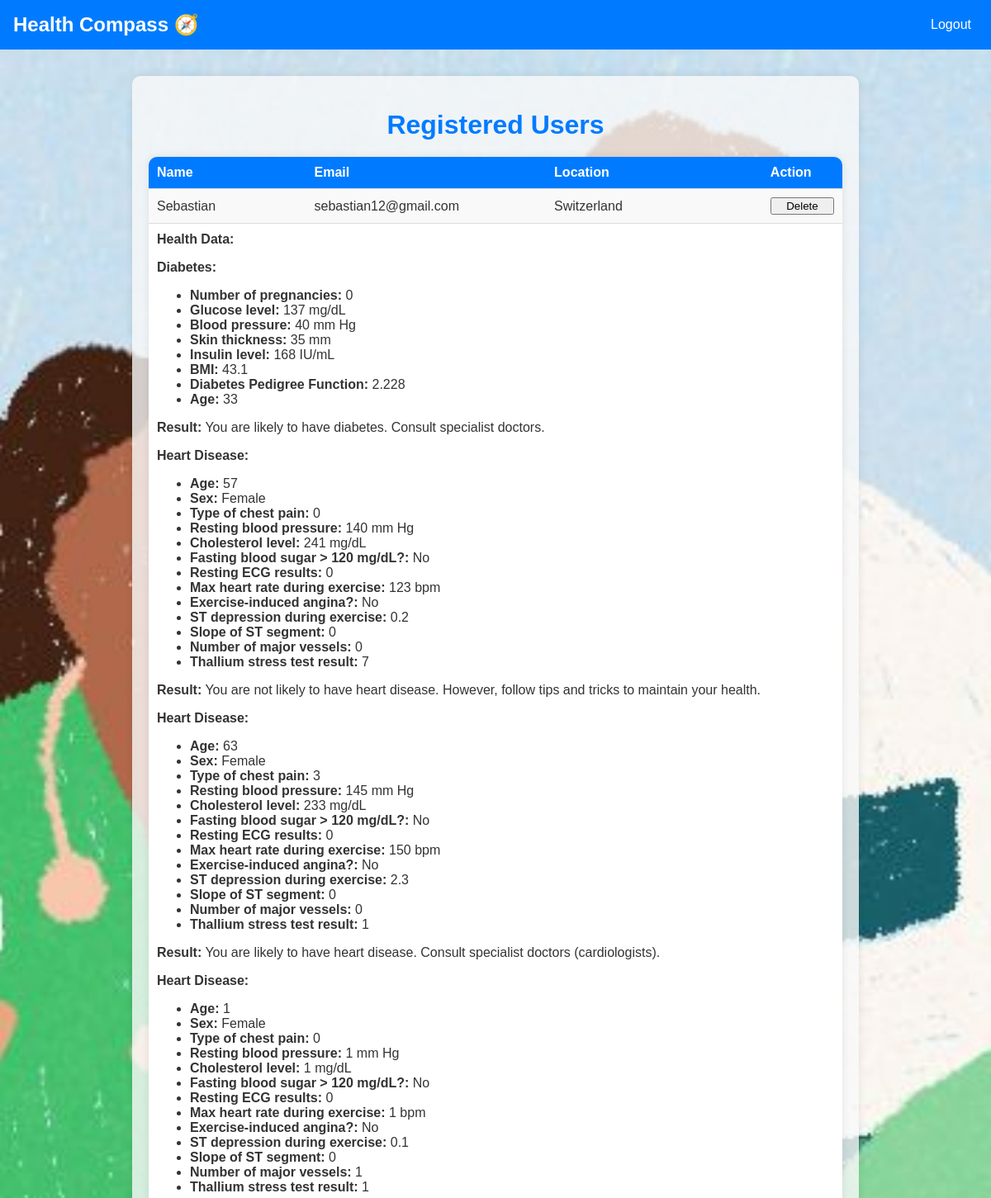
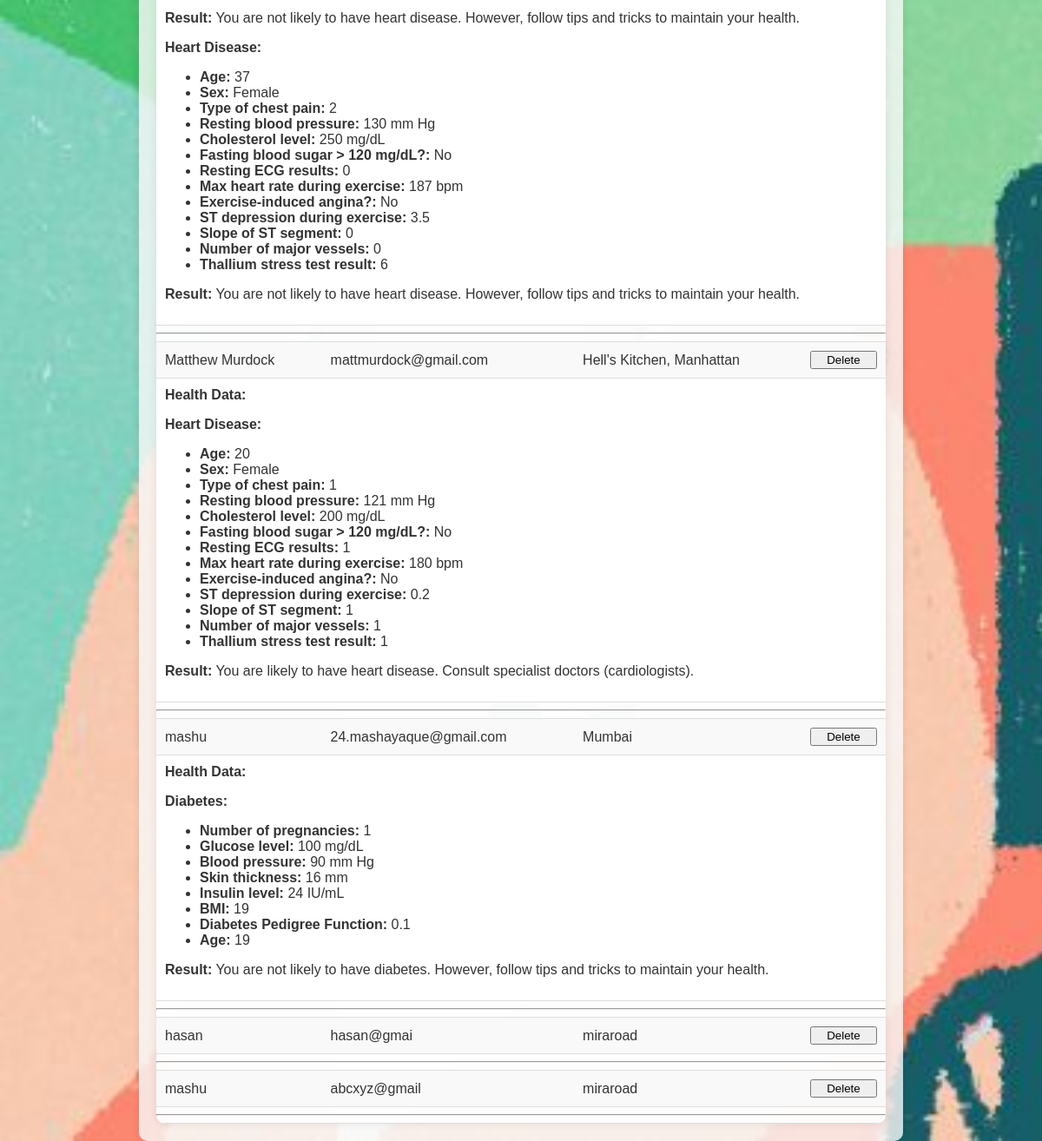
Page /admin (signed in) on the committed database (2 pictures, top to bottom).
### tables this page shows
CREATE TABLE users (
        id INTEGER PRIMARY KEY AUTOINCREMENT,
        name TEXT NOT NULL,
        age INTEGER,
        gender TEXT,
        mail TEXT UNIQUE NOT NULL,
        location TEXT,
        password TEXT NOT NULL
    );

CREATE TABLE health_data (
        id INTEGER PRIMARY KEY AUTOINCREMENT,
        user_id INTEGER,
        health_parameters TEXT,
        result TEXT, type TEXT,
        FOREIGN KEY(user_id) REFERENCES users(id)
    );

### app.py (the view, shortened to what this page needs)
@app.route('/admin', methods=['GET', 'POST'])
def admin():
    if session.get('admin_logged_in'):
        conn = get_db_connection()
        c = conn.cursor()
        c.execute("SELECT * FROM users")
        users = c.fetchall()
        c.execute("SELECT * FROM health_data")
        health_data_raw = c.fetchall()
        health_data = {}
        for row in health_data_raw:
            user_id = row['user_id']
            if user_id not in health_data:
                health_data[user_id] = []
            try:
                health_parameters = json.loads(row['health_parameters'])
            except json.JSONDecodeError:
                health_parameters = json.loads(row['health_parameters'].replace("'", '"'))
            health_data[user_id].append({
                'type': row['type'],
                'health_parameters': health_parameters,
                'result': row['result']
            })
        conn.close()
        return render_template('admin.html', users=users, health_data=health_data)
    return render_template('admin.html')

### app.py (called while the page is built)
def get_db_connection():
    conn = sqlite3.connect('health_compass.db')
    conn.row_factory = sqlite3.Row
    return conn

### templates/admin.html (shortened to what this page needs)
<!DOCTYPE html>
<html lang="en">
<head>
    <link rel="stylesheet" href="{{ url_for('static', filename='styles.css') }}">
</head>
<body>
    <header>
        <nav>
            <div class="nav-left">Health Compass 🧭</div>
            <div class="nav-right">
                {% if session.get('admin_logged_in') %}
                <a href="{{ url_for('admin_logout') }}">Logout</a>
                {% else %}
                <a href="{{ url_for('login') }}">User Login</a>
                {% endif %}
            </div>
        </nav>
    </header>
    <main>
        {% if not session.get('admin_logged_in') %}
        <div class="form-container">
            <h1>Admin Login</h1>
            {% with messages = get_flashed_messages(with_categories=true) %}
            {% if messages %}
            {% for category, message in messages %}
            <div class="result-message alert-{{ category }}">{{ message }}</div>
            {% endfor %}
            {% endif %}
            {% endwith %}
            <form method="POST" action="{{ url_for('admin_login') }}">
                <label for="admin_password">Password:</label>
                <input type="password" id="admin_password" name="admin_password" required>
                <button type="submit" class="submit-btn">Login</button>
            </form>
        </div>
        {% else %}
        <div class="form-container">
            <div class="users-details">
                <h1>Registered Users</h1>
                <div class="users-table-container">
                    <table class="users-table">
                        <thead>
                            <tr>
                                <th>Name</th>
                                <th>Email</th>
                                <th>Location</th>
                                <th>Action</th>
                            </tr>
                        </thead>
                        <tbody>
                            {% for user in users %}
                            <tr class="user-row">
                                <td>{{ user['name'] }}</td>
                                <td>{{ user['mail'] }}</td>
                                <td>{{ user['location'] }}</td>
                                <td>
                                    <form action="{{ url_for('delete_user', user_id=user['id']) }}" method="post">
                                        <button type="submit" class="delete-btn">Delete</button>
                                    </form>
                                </td>
                            </tr>
                            {% if health_data.get(user['id']) %}
                            <tr class="health-data-row">
                                <td colspan="5">
                                    <strong>Health Data:</strong><br>
                                    {% for health in health_data[user['id']] %}
                                    <p><strong>{{ health['type'] }}:</strong></p>
                                    <ul>
                                        {% if health['type'] == 'Heart Disease' %}
                                        <li><b>Age:</b> {{ health['health_parameters']['age'] }}</li>
                                        <li><b>Sex:</b> {{ 'Male' if health['health_parameters']['sex'] == 1 else 'Female' }}</li>
                                        <li><b>Type of chest pain:</b> {{ health['health_parameters']['cp'] }}</li>
                                        <li><b>Resting blood pressure:</b> {{ health['health_parameters']['trestbps'] }} mm Hg</li>
                                        <li><b>Cholesterol level:</b> {{ health['health_parameters']['chol'] }} mg/dL</li>
                                        <li><b>Fasting blood sugar > 120 mg/dL?:</b> {{ 'Yes' if health['health_parameters']['fbs'] == 1 else 'No' }}</li>
                                        <li><b>Resting ECG results:</b> {{ health['health_parameters']['restecg'] }}</li>
                                        <li><b>Max heart rate during exercise:</b> {{ health['health_parameters']['thalach'] }} bpm</li>
                                        <li><b>Exercise-induced angina?:</b> {{ 'Yes' if health['health_parameters']['exang'] == 1 else 'No' }}</li>
                                        <li><b>ST depression during exercise:</b> {{ health['health_parameters']['oldpeak'] }}</li>
                                        <li><b>Slope of ST segment:</b> {{ health['health_parameters']['slope'] }}</li>
                                        <li><b>Number of major vessels:</b> {{ health['health_parameters']['ca'] }}</li>
                                        <li><b>Thallium stress test result:</b> {{ health['health_parameters']['thal'] }}</li>
                                        {% elif health['type'] == 'Diabetes' %}
                                        <li><b>Number of pregnancies:</b> {{ health['health_parameters']['pregnancies'] }}</li>
                                        <li><b>Glucose level:</b> {{ health['health_parameters']['glucose'] }} mg/dL</li>
                                        <li><b>Blood pressure:</b> {{ health['health_parameters']['bloodpressure'] }} mm Hg</li>
                                        <li><b>Skin thickness:</b> {{ health['health_parameters']['skinthickness'] }} mm</li>
                                        <li><b>Insulin level:</b> {{ health['health_parameters']['insulin'] }} IU/mL</li>
                                        <li><b>BMI:</b> {{ health['health_parameters']['bmi'] }}</li>
                                        <li><b>Diabetes Pedigree Function:</b> {{ health['health_parameters']['dpf'] }}</li>
                                        <li><b>Age:</b> {{ health['health_parameters']['age'] }}</li>
                                        {% else %}
                                        <li>Unknown health data</li>
                                        {% endif %}
                                    </ul>
                                    <p><strong>Result:</strong> {{ health['result'] }}</p>
                                    {% endfor %}
                                </td>
                            </tr>
                            {% endif %}
                            <tr class="separator-row">
                                <td colspan="5">
                                    <hr>
                                </td>
                            </tr>
                            {% endfor %}
                        </tbody>
                    </table>
                </div>
            </div>
        </div>
        {% endif %}
    </main>
</body>
</html>

### static/styles.css (style rules this page uses)
body { margin: 0; padding: 0; font-family: Arial, sans-serif; background-image: url('images/startbg.jpg'); background-size: cover; background-position: center; background-repeat: repeat; background-attachment: fixed; height: 100vh; }
header { background-color: #007bff; color: white; padding: 1rem; }
nav { display: flex; justify-content: space-between; align-items: center; }
.nav-left { font-size: 1.5rem; font-weight: bold; }
.nav-right a { color: white; text-decoration: none; margin: 0 0.5rem; }
.form-container { width: 70%; margin: 2rem auto; padding: 20px; background-color: rgba(249, 249, 249, 0.8); box-shadow: 0 0 10px rgba(0, 0, 0, 0.1); border-radius: 10px; }
form { display: flex; flex-direction: column; }
.form-container h1 { text-align: center; margin-bottom: 20px; color: #007bff; }
.users-table { width: 100%; border-collapse: collapse; margin: 0 auto; background-color: rgba(255, 255, 255, 0.9); box-shadow: 0 0 10px rgba(0, 0, 0, 0.1); border-radius: 10px; overflow: hidden; }
.users-table th, .users-table td { padding: 10px; text-align: left; border-bottom: 1px solid #ddd; }
.users-table th { background-color: #007bff; color: white; }
.users-table td { color: #333; }
.user-row { background-color: #f9f9f9; border-bottom: 1px solid #ddd; }
.health-data-row { background-color: #fff; padding: 10px; }
.separator-row td { padding: 0; }

### rows in the picture
users: name "Sebastian", mail "sebastian12@gmail.com", location "Switzerland"
health_data: type "Diabetes", health_parameters.pregnancies "0", health_parameters.glucose "137", health_parameters.bloodpressure "40", health_parameters.skinthickness "35", health_parameters.insulin "168", health_parameters.bmi "43.1", health_parameters.dpf "2.228", health_parameters.age "33", result "You are likely to have diabetes. Consult specialist doctors."
health_data: type "Heart Disease", health_parameters.age "57", health_parameters "Female", health_parameters.cp "0", health_parameters.trestbps "140", health_parameters.chol "241", health_parameters "No", health_parameters.restecg "0", health_parameters.thalach "123", health_parameters.oldpeak "0.2", health_parameters.slope "0", health_parameters.ca "0", health_parameters.thal "7", result "You are not likely to have heart disease. However, follow tips and tricks to maintain your health."
health_data: type "Heart Disease", health_parameters.age "63", health_parameters "Female", health_parameters.cp "3", health_parameters.trestbps "145", health_parameters.chol "233", health_parameters "No", health_parameters.restecg "0", health_parameters.thalach "150", health_parameters.oldpeak "2.3", health_parameters.slope "0", health_parameters.ca "0", health_parameters.thal "1", result "You are likely to have heart disease. Consult specialist doctors (cardiologists)."
health_data: type "Heart Disease", health_parameters.age "1", health_parameters "Female", health_parameters.cp "0", health_parameters.trestbps "1", health_parameters.chol "1", health_parameters "No", health_parameters.restecg "0", health_parameters.thalach "1", health_parameters.oldpeak "0.1", health_parameters.slope "0", health_parameters.ca "1", health_parameters.thal "1", result "You are not likely to have heart disease. However, follow tips and tricks to maintain your health."
health_data: type "Heart Disease", health_parameters.age "37", health_parameters "Female", health_parameters.cp "2", health_parameters.trestbps "130", health_parameters.chol "250", health_parameters "No", health_parameters.restecg "0", health_parameters.thalach "187", health_parameters.oldpeak "3.5", health_parameters.slope "0", health_parameters.ca "0", health_parameters.thal "6", result "You are not likely to have heart disease. However, follow tips and tricks to maintain your health."
users: name "Matthew Murdock", mail "mattmurdock@gmail.com", location "Hell's Kitchen, Manhattan"
health_data: type "Heart Disease", health_parameters.age "20", health_parameters "Female", health_parameters.cp "1", health_parameters.trestbps "121", health_parameters.chol "200", health_parameters "No", health_parameters.restecg "1", health_parameters.thalach "180", health_parameters.oldpeak "0.2", health_parameters.slope "1", health_parameters.ca "1", health_parameters.thal "1", result "You are likely to have heart disease. Consult specialist doctors (cardiologists)."
users: name "mashu", mail "24.mashayaque@gmail.com", location "Mumbai"
health_data: type "Diabetes", health_parameters.pregnancies "1", health_parameters.glucose "100", health_parameters.bloodpressure "90", health_parameters.skinthickness "16", health_parameters.insulin "24", health_parameters.bmi "19", health_parameters.dpf "0.1", health_parameters.age "19", result "You are not likely to have diabetes. However, follow tips and tricks to maintain your health."
users: name "hasan", mail "hasan@gmai", location "miraroad"
users: name "mashu", mail "abcxyz@gmail", location "miraroad"
